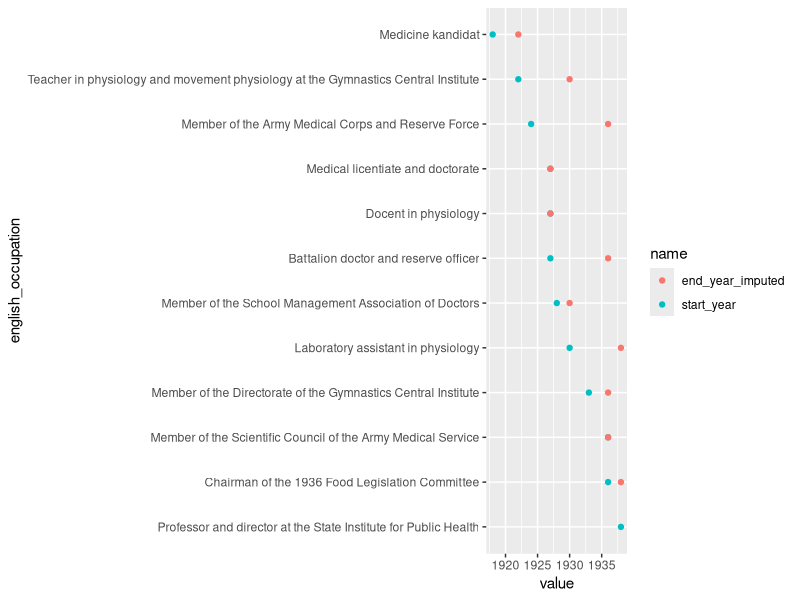

Recreate this plot in R.
## ---- chunk 1
library(tidyverse)

occupations <- tibble(
  start_year = c(1918, 1927, 1927, 1930, 1938, 1927, 1922, 1924, 1936, 1928, 1933, 1936),
  end_year = c(NA, NA, NA, 1938, NA, 1936, 1930, 1936, NA, NA, NA, NA),
  swedish_occupation = c(
    "Med. kand.", "Med. lic. o. dr", "Docent i fysiol.", "Labor. i fysiol.",
    "Prof. o. förest, v. stats inst. f. folkhälsan", "Batalj :läk. i f alt-läk rkår.",
    "Lär. i fysiol, o. rörel-sefysiol. v. gymn. centr anst.", "Led. av arméförv :s sjukv rstyr.",
    "Medl. av riksidr rförb.", "Skolidr :förb. läk.", "Led. av direkt, öv. gymn. centr :inst.",
    "Ordf. i 36 års livsmedelslagstiftn :-sakk."
  ),
  english_occupation = c(
    "Medicine kandidat", "Medical licentiate and doctorate", "Docent in physiology",
    "Laboratory assistant in physiology", "Professor and director at the State Institute for Public Health",
    "Battalion doctor and reserve officer", "Teacher in physiology and movement physiology at the Gymnastics Central Institute",
    "Member of the Army Medical Corps and Reserve Force", "Member of the Scientific Council of the Army Medical Service",
    "Member of the School Management Association of Doctors", "Member of the Directorate of the Gymnastics Central Institute",
    "Chairman of the 1936 Food Legislation Committee."
  )
)

occupations %>%
  arrange(start_year) %>%
  mutate(end_year_imputed = case_when(
    is.na(end_year) ~ lead(start_year),
    is.na(lead(start_year)) ~ start_year,
    TRUE ~ end_year
  )) %>%
  mutate(
    english_occupation = str_squish(str_remove_all(english_occupation, "[:punct:]")),
    english_occupation = fct_reorder(english_occupation, start_year, .desc = TRUE)
  ) %>%
  pivot_longer(c(start_year, end_year_imputed)) %>%
  ggplot(aes(value, english_occupation, colour = name)) +
  geom_point()
